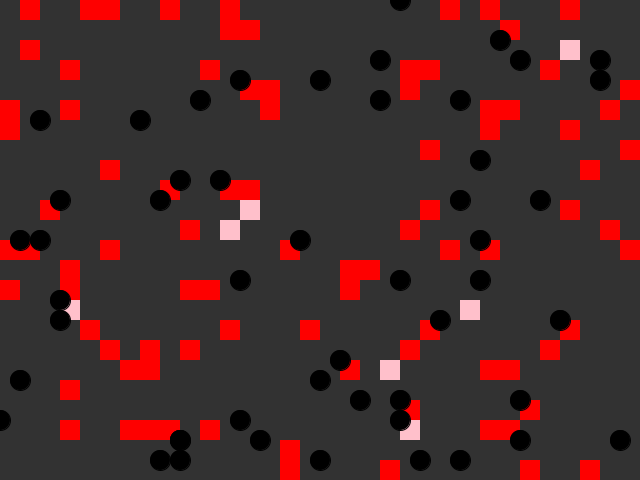
Frame 1 (no input)
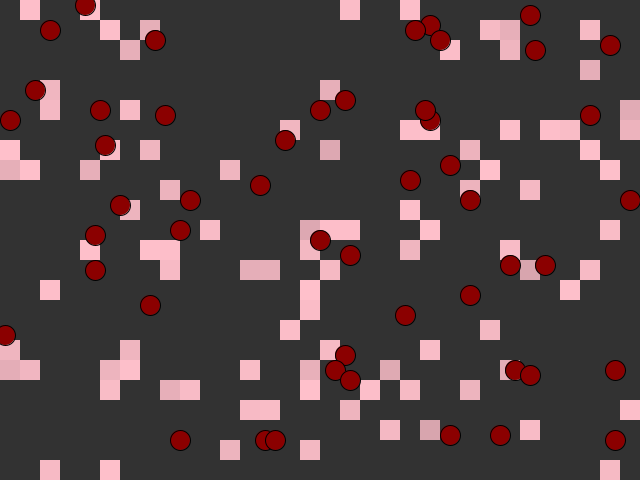
Frame 60 (the mouse pressed at the canvas centre just before this capture)
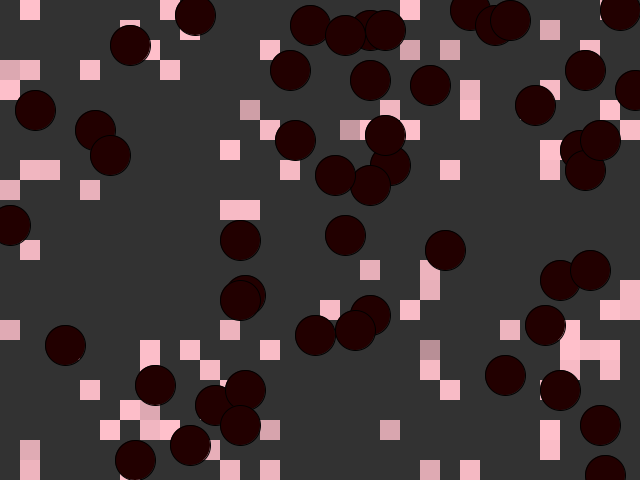
Frame 120 (the mouse held since frame 60 and released just before this capture)

The Processing sketch that drew these frames (run headless with seeded random() and noise(); from frame 60 on, the mouse is pressed at the canvas centre):

// Processing sketch: FraileBoudreault_Chloe_Exercice05
// ── FraileBoudreault_Chloe_Exercice05.pde
// Griddies
// by Pippin Barr
// MODIFIED BY: CHLOE FRAILE-BOUDREAULT
//
// A simple artificial life system on a grid. The "griddies" are squares that move
// around randomly, using energy to do so. They gain energy by overlapping with
// other griddies. If a griddie loses all its energy it dies.

// The size of a single grid element
int gridSize = 20;
// An array storing all the griddies
Griddie[] griddies = new Griddie[100];
//adding the size of a gruntie and the array to store them all
int gruntSize = 20;
Gruntie[] grunties = new Gruntie[50];

// setup()
//
// Set up the window and the griddies

void setup() {
  // Set up the window size and framerate (lower so we can watch easier)
  size(640, 480);
  frameRate(10);

  //this loop creates the amount of griddies in the respective griddies array
  //the griddies will sprout at random locations inside the screen
  //it also sets their size
  for (int i = 0; i < griddies.length; i++) {
    int x = floor(random(0, width/gridSize));
    int y = floor(random(0, height/gridSize));
    griddies[i] = new Griddie(x * gridSize, y * gridSize, gridSize);
  }

  //added the loop which creates the amount of grunties in their array
  //the grunties will sprout at random locations inside the screen
  //it also sets their size
  for (int i = 0; i < grunties.length; i++) {
    int x = floor(random(0, width/gridSize));
    int y = floor(random(0, height/gridSize));
    grunties[i] = new Gruntie(x * gruntSize, y * gruntSize, gruntSize);
  }
}

// draw()
//
// Update all the griddies, check for collisions between them, display them.

void draw() {
  background(50);

  // We need to loop through all the griddies one by one
  for (int i = 0; i < griddies.length; i++) {

    // Update the griddies
    griddies[i].update();

    // Now go through all the griddies a second time...
    for (int j = 0; j < griddies.length; j++) {
      //this statement check whether or not the j and i griddies are different
      //and if they are different, then it assigns those j and i griddies 
      //to their respective array
      if (j != i) {
        //this checks whether or not the i and j griddies have collided
        griddies[i].collide(griddies[j]);
        //added this line to check whether or not the griddie and gruntie 
        //have collided
        griddies[i].collideGrunties(griddies[j]);
      }
    }

    // Display the griddies
    griddies[i].display();
  }

  //we need to loop through all the grunties one by one
  for (int i = 0; i < grunties.length; i++) {

    //Update the grunties
    grunties[i].update();

    //Display the grunties
    grunties[i].display();
  }
}
// ── Griddie.pde
// Griddie
//
// A class defining the behaviour of a single Griddie
// which can move randomly in the window (within the grid),
// loses energy per move, and gains energy from overlapping
// with another Griddie.

class Griddie {
  // Limits for energy level and gains/losses
  int maxEnergy = 255;
  int moveEnergy = -1;
  int collideEnergy = 10;
  
  // Position, size, energy, and fill color
  int x;
  int y;
  int size;
  int energy;
  color fill = color(255,0,0);

  // Griddie(tempX, tempY, tempSize)
  //
  // Set up the Griddie with the specified location and size
  // Initialise energy to the maximum
  Griddie(int tempX, int tempY, int tempSize) {
    x = tempX;
    y = tempY;
    size = tempSize;
    energy = maxEnergy;
  }

  // update()
  //
  // Move the Griddie and update its energy levels
  void update() {
    
    //this statement whether or not the energy of the griddie equals to 0
    if (energy == 0) {
      return;
    }
    
    //it shows that the griddie movement is updated randomly
    int xMoveType = floor(random(-1,2));
    int yMoveType = floor(random(-1,2));
    x += size * xMoveType;
    y += size * yMoveType;
    
    //this checks whether or not the griddie has disappeared offscreen
    //if it has, it wraps around the other side of the window and keeps moving
    if (x < 0) {
      x += width;
    }
    else if (x >= width) {
      x -= width;
    }
    if (y < 0) {
      y += height;
    }
    else if (y >= height) {
      y -= height;
    }

    // Update the Griddie's energy
    // Note that moveEnergy is negative, so this _loses_ energy
    energy += moveEnergy;
    
    // Constrain the Griddies energy level to be within the defined bounds
    energy = constrain(energy,0,maxEnergy);
  }

  // collide(other)
  //
  // Checks for collision with the other Griddie
  // and updates energy level
  
  void collide(Griddie other) {
    //this checks whether the energy of the griddie is equal to 0
    //and if the energy of the other griddie's energy is 0 as well
    //if that's the case, the griddie can't gain energy from the other griddie
    if (energy == 0 || other.energy == 0) {
      return;
    }
    
    //this checks whether or not the x and y location of the griddie
    //is the same as the x and y location of another griddie
    if (x == other.x && y == other.y) {
      // Increase this Griddie's energy
      energy += collideEnergy;
      // Constrain the energy level to be within bounds
      energy = constrain(energy,0,maxEnergy);
    }
  }
  
  //added a collideGrunties function
  //if checks whether or not the x and y location of the griddie
  //is the same as the x and y location of one of the grunties
  //if it is, the griddie becomes infected and changes to a pink colour
  void collideGrunties (Griddie grunties) {
    if ( x == grunties.x && y == grunties.y) {
      fill = color (255,192,203);
    }
  }

  // display()
  //
  // Draw the Griddie on the screen as a rectangle
  void display() {
    //this fill line determines the colour of the griddie
    //and displays how much energy the griddie as left by a change in transparency
    fill(fill, energy); 
    noStroke();
    rect(x, y, size, size);
  }
}
// ── Gruntie.pde
// Gruntie
//
// A class defining the behaviour of a single Gruntie

class Gruntie {

  // Position, size, energy, and fill color
  int x;
  int y;
  //CHANGED!!!!!
  //added an array for animation
  int[] sizes = {0, 10, 15, 20, 25, 30, 35, 40};
  int i = 0;
  //int size;
  int energy;
  //CHANGED!!!!!
  //replaced colour
  //color fill = color(255);
  int redness = 0;

  // Gruntie(tempX, tempY, tempSize)
  //
  // Set up the Gruntie with the specified location and size
  Gruntie (int tempX, int tempY, int tempSize) {
    x = tempX;
    y = tempY;
    //CHANGED!!!!
    //edited with sizes array
    sizes[i] = tempSize;
  }

  // update()
  //
  // Move the Gruntie
  void update() {
    //Gruntie movements update randomly
    int xMoveType = floor(random(-1, 2));
    int yMoveType = floor(random(-1, 2));
    //CHANGED!!!!!
    //edited with sizes array
    x += sizes[i] * xMoveType;
    y += sizes[i] * yMoveType;

    //checks if the Gruntie is going offscreen
    //if so, wraps it around the other side of the window 
    if (x < 0) {
      x += width;
    } else if (x >= width) {
      x -= width;
    }
    if (y < 0) {
      y += height;
    } else if (y >= height) {
      y -= height;
    }
  }

  // display()
  //
  // Draw the Gruntie on the screen as a rectangle
  void display() {
    //CHANGED!!!!!
    //edited the fill colour to 'redness'
    //used Modulo for colour changes
    //fill(fill);
    fill(redness, 0, 0);
    redness = (redness + 11) % 255;
    //CHANGED!!!!
    //added black stroke
    stroke(0);
    //CHANGED!!!!!
    //edited the rect with the sizes array
    //used Modulo for animation
    //the grunties will now change sizes
    //rect(x, y, size, size);
    //changed rect for ellipse
    ellipse (x, y, sizes[i], sizes[i]);
    i = (i + 1) % sizes.length;
  }
} 
